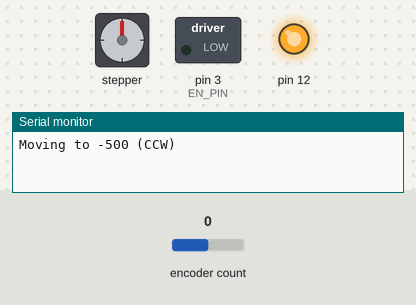
Recording of a sketch running on a simulated Arduino Uno, built with avr-gcc and run on an emulated ATmega328P. On the bench: stepper motor, switched loads named in the sketch (green lamp = pin HIGH), output pins drawn as LEDs (lit = HIGH), the last lines printed to the serial monitor. Inputs (shaded band) come from the test bench; at power-on: encoder count 0. Stepper angles assume 200 steps per turn.

Above: at 0.05 s.
At 9.55 s:
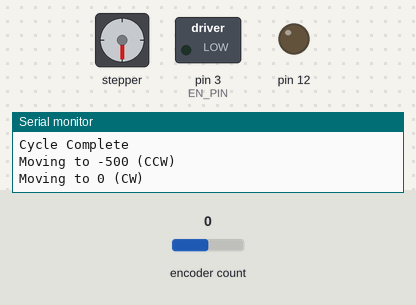
At 24.75 s:
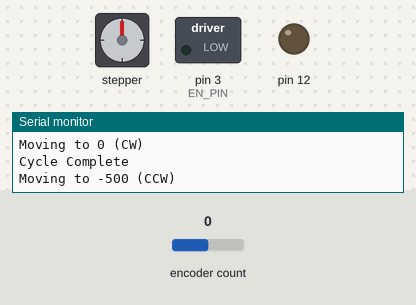
At 39.95 s:
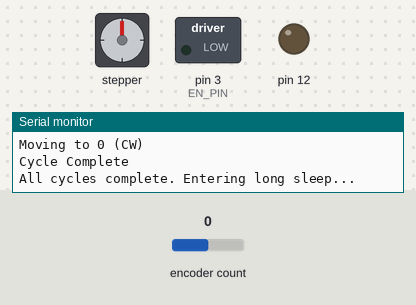
Timing chart, 0 to 50.2 s (numbered marks = the images above):
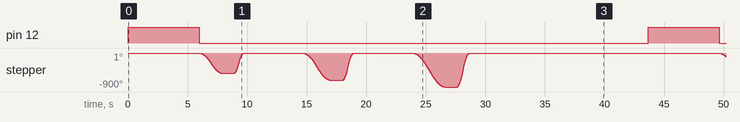

Measured:
- by itself, pin 12: alternates HIGH for 6.0 s and LOW for 37.7 s

The sketch:

pouring.ino
```cpp
#include <AccelStepper.h>

//Motor
#define dirPin1 5
#define stepPin1 4
int EN_PIN = 3;
#define motorInterfaceType 1
AccelStepper rotation = AccelStepper(motorInterfaceType, stepPin1, dirPin1);

//encoder
#include <Encoder.h>
#define outputA 10
#define outputB 11
Encoder encoder(outputA, outputB);
long currentPosition = 0;
long previousPosition = 0;
long lastReadings[5] = {0, 0, 0, 0, 0};
int index = 0;

#define BUFFER_SIZE 16 // Set the buffer size based on the size of 4 integers (4 bytes each)
byte buffer[BUFFER_SIZE]; // Create a buffer to store incoming bytes

int currentPotVal = 0;
int recordingState = 0;

////////////////////////////////////////////////////////////////////////////////////////////////////////////////////
////////////////////////////////////////////////////////////////////////////////////////////////////////////////////
//////////////////////////////////////////////////////////


void moveMotorBackAndForth(int repeats) {
 for (int i = 0; i < repeats; i++) {
   rotation.moveTo(100);
   while (rotation.distanceToGo() != 0) {
     rotation.run();
   }
   rotation.moveTo(-100);
   while (rotation.distanceToGo() != 0) {
     rotation.run();
   }
 }
}

void hapticBuzz(){
  digitalWrite(2, LOW);
   delay(100);
   digitalWrite(2, HIGH);
   delay(50);
   digitalWrite(2, LOW);
   delay(100);
   digitalWrite(2, HIGH);
   delay(50);
}

////////////////////////////////////////////////////////////////////////////////////////////////////////////////////
////////////////////////////////////////////////////////////////////////////////////////////////////////////////////
//////////////////////////////////////////////////////////


void setup() {
 Serial.begin(115200);
 while (!Serial) {
   ;  // wait for serial port to connect. Needed for native USB port only
 }

 pinMode(12, OUTPUT);
 digitalWrite(12, LOW);

 //Motor Set Up
 pinMode(EN_PIN, OUTPUT);
 digitalWrite (EN_PIN, LOW);
 rotation.setMaxSpeed(300);
 rotation.setAcceleration(300);

}

////////////////////////////////////////////////////////////////////////////////////////////////////////////////////
////////////////////////////////////////////////////////////////////////////////////////////////////////////////////
//////////////////////////////////////////////////////////

void loop() {
  static bool ledShouldBeOn = false;  // Flag to control the LED state
  int pourAmount = 0;                 // Variable to control the amount of each pour
  static int pourCount = 0;           // Total number of pours to perform

  // Update pourAmount based on pourCount
  if (pourCount == 0) {
    ledShouldBeOn = true;  // Activate LED when no pours have been performed
  } else if (pourCount == 1) {
    pourAmount = -300;
    ledShouldBeOn = false;
  } else if (pourCount == 2) {
    pourAmount = -400;
    ledShouldBeOn = false;
  } else if (pourCount == 3) {
    pourAmount = -500;
    ledShouldBeOn = false;
  } else if (pourCount > 3) {
    Serial.println("All cycles complete. Entering long sleep...");
    delay(10000); // Long delay to observe if resetting occurs
    pourCount = 0;  // Reset pour count for next round
    ledShouldBeOn = true;  // Reset the LED control flag
    return;  // Exit the loop to start over
  }

  // Update LED state
  digitalWrite(12, ledShouldBeOn ? HIGH : LOW);

  // Let's pour it
  pour(pourAmount);
  pourCount++;
  delay(5000); // Delay between pours
}


void pour(int pourAmount) {

  digitalWrite(6, HIGH);
  // First move to -500
  rotation.setMaxSpeed(300);
  rotation.setAcceleration(300);
  Serial.println("Moving to -500 (CCW)");
  rotation.moveTo(pourAmount);  // Set the target to -500
  while (rotation.distanceToGo() != 0) {
    rotation.run(); // Block here until it reaches -500
  }
  delay(1000);
  rotation.setMaxSpeed(2000);
  rotation.setAcceleration(2000);
  // After reaching -500, immediately move to 0
  Serial.println("Moving to 0 (CW)");
  rotation.moveTo(0);  // Set the target to 0
  while (rotation.distanceToGo() != 0) {
    rotation.run(); // Block here until it reaches 0
  }
  digitalWrite(6, LOW);
  Serial.println("Cycle Complete");
}
```
